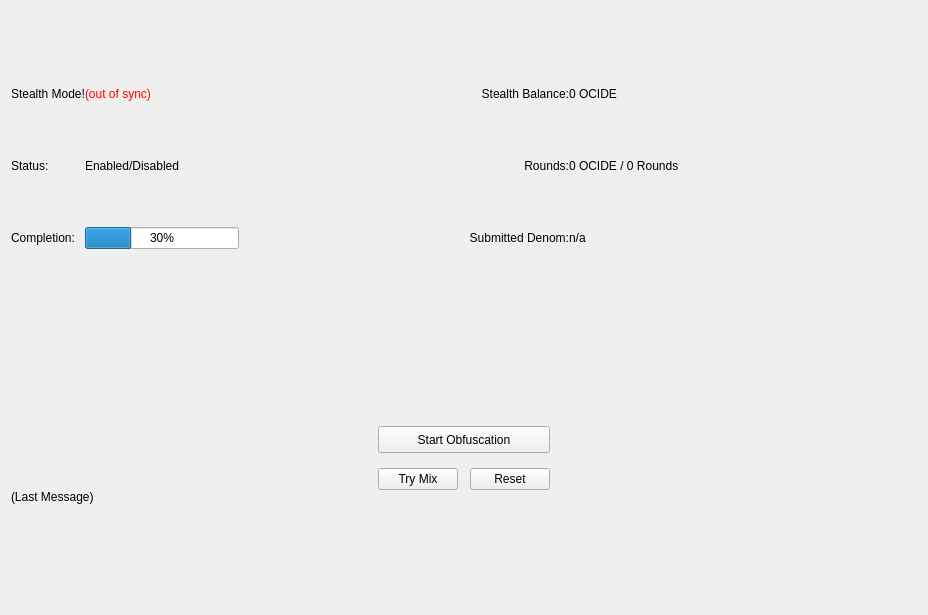
<?xml version="1.0" encoding="UTF-8"?>
<ui version="4.0">
 <class>StealthModePage</class>
 <widget class="QWidget" name="StealthModePage">
  <property name="geometry">
   <rect>
    <x>0</x>
    <y>0</y>
    <width>928</width>
    <height>615</height>
   </rect>
  </property>
  <property name="windowTitle">
   <string>Form</string>
  </property>
  <layout class="QVBoxLayout" name="verticalLayout">
   <property name="spacing">
    <number>30</number>
   </property>
   <item>
    <widget class="QLabel" name="label">
     <property name="text">
      <string/>
     </property>
     <property name="pixmap">
      <pixmap resource="../ocide.qrc">:/images/res/images/pages/ghostcoins/stealth-header.png</pixmap>
     </property>
    </widget>
   </item>
   <item>
    <widget class="QWidget" name="ObfuscationFrame" native="true">
     <layout class="QGridLayout" rowminimumheight="60,60,60">
      <property name="leftMargin">
       <number>0</number>
      </property>
      <property name="horizontalSpacing">
       <number>0</number>
      </property>
      <property name="verticalSpacing">
       <number>12</number>
      </property>
      <item row="1" column="1">
       <widget class="QLabel" name="obfuscationEnabled">
        <property name="text">
         <string>Enabled/Disabled</string>
        </property>
       </widget>
      </item>
      <item row="0" column="3">
       <widget class="QLabel" name="labelAnonymizedText">
        <property name="text">
         <string>Stealth Balance:</string>
        </property>
        <property name="alignment">
         <set>Qt::AlignRight|Qt::AlignTrailing|Qt::AlignVCenter</set>
        </property>
       </widget>
      </item>
      <item row="2" column="0">
       <widget class="QLabel" name="completionLabel">
        <property name="text">
         <string>Completion:</string>
        </property>
        <property name="alignment">
         <set>Qt::AlignLeading|Qt::AlignLeft|Qt::AlignVCenter</set>
        </property>
       </widget>
      </item>
      <item row="2" column="1">
       <widget class="QProgressBar" name="obfuscationProgress">
        <property name="maximumSize">
         <size>
          <width>154</width>
          <height>16777215</height>
         </size>
        </property>
        <property name="value">
         <number>30</number>
        </property>
       </widget>
      </item>
      <item row="0" column="0">
       <widget class="QLabel" name="stealthModeLabel">
        <property name="font">
         <font/>
        </property>
        <property name="text">
         <string>Stealth Mode!</string>
        </property>
       </widget>
      </item>
      <item row="1" column="4">
       <widget class="QLabel" name="labelAmountRounds">
        <property name="text">
         <string>0 OCIDE / 0 Rounds</string>
        </property>
       </widget>
      </item>
      <item row="0" column="4">
       <widget class="QLabel" name="labelAnonymized">
        <property name="font">
         <font/>
        </property>
        <property name="text">
         <string notr="true">0 OCIDE</string>
        </property>
       </widget>
      </item>
      <item row="1" column="3">
       <widget class="QLabel" name="roundsLabel">
        <property name="text">
         <string>Rounds:</string>
        </property>
        <property name="alignment">
         <set>Qt::AlignRight|Qt::AlignTrailing|Qt::AlignVCenter</set>
        </property>
       </widget>
      </item>
      <item row="2" column="4">
       <widget class="QLabel" name="labelSubmittedDenom">
        <property name="toolTip">
         <string>The denominations you submitted to the Masternode.&lt;br&gt;To mix, other users must submit the exact same denominations.</string>
        </property>
        <property name="text">
         <string>n/a</string>
        </property>
       </widget>
      </item>
      <item row="1" column="0">
       <widget class="QLabel" name="statusLabel">
        <property name="text">
         <string>Status:</string>
        </property>
        <property name="alignment">
         <set>Qt::AlignLeading|Qt::AlignLeft|Qt::AlignVCenter</set>
        </property>
       </widget>
      </item>
      <item row="2" column="3">
       <widget class="QLabel" name="label_16">
        <property name="text">
         <string>Submitted Denom:</string>
        </property>
        <property name="alignment">
         <set>Qt::AlignRight|Qt::AlignTrailing|Qt::AlignVCenter</set>
        </property>
       </widget>
      </item>
      <item row="0" column="1">
       <widget class="QLabel" name="labelObfuscationSyncStatus">
        <property name="toolTip">
         <string>The displayed information may be out of date. Your wallet automatically synchronizes with the OCIDE network after a connection is established, but this process has not completed yet.</string>
        </property>
        <property name="styleSheet">
         <string notr="true">QLabel { color: red; }</string>
        </property>
        <property name="text">
         <string notr="true">(out of sync)</string>
        </property>
        <property name="alignment">
         <set>Qt::AlignLeading|Qt::AlignLeft|Qt::AlignVCenter</set>
        </property>
       </widget>
      </item>
      <item row="0" column="2">
       <spacer name="horizontalSpacer_5">
        <property name="orientation">
         <enum>Qt::Horizontal</enum>
        </property>
        <property name="sizeHint" stdset="0">
         <size>
          <width>40</width>
          <height>20</height>
         </size>
        </property>
       </spacer>
      </item>
      <item row="1" column="2">
       <widget class="QLabel" name="spacerLabel">
        <property name="text">
         <string/>
        </property>
       </widget>
      </item>
      <item row="2" column="5">
       <spacer name="horizontalSpacer_4">
        <property name="orientation">
         <enum>Qt::Horizontal</enum>
        </property>
        <property name="sizeHint" stdset="0">
         <size>
          <width>40</width>
          <height>20</height>
         </size>
        </property>
       </spacer>
      </item>
      <item row="1" column="5">
       <widget class="QLabel" name="spacerLabel_2">
        <property name="text">
         <string/>
        </property>
       </widget>
      </item>
     </layout>
    </widget>
   </item>
   <item>
    <widget class="QWidget" name="bottomContainer" native="true">
     <layout class="QVBoxLayout" name="verticalLayout_4">
      <property name="spacing">
       <number>0</number>
      </property>
      <property name="leftMargin">
       <number>0</number>
      </property>
      <property name="topMargin">
       <number>0</number>
      </property>
      <property name="rightMargin">
       <number>0</number>
      </property>
      <property name="bottomMargin">
       <number>0</number>
      </property>
      <item>
       <widget class="QWidget" name="widget" native="true">
        <layout class="QHBoxLayout" name="horizontalLayout_3">
         <item>
          <widget class="QLabel" name="label_2">
           <property name="text">
            <string/>
           </property>
           <property name="pixmap">
            <pixmap resource="../ocide.qrc">:/images/res/images/pages/stealthmode/exchange.png</pixmap>
           </property>
           <property name="scaledContents">
            <bool>false</bool>
           </property>
           <property name="alignment">
            <set>Qt::AlignCenter</set>
           </property>
          </widget>
         </item>
        </layout>
       </widget>
      </item>
      <item>
       <spacer name="verticalSpacer">
        <property name="orientation">
         <enum>Qt::Vertical</enum>
        </property>
        <property name="sizeHint" stdset="0">
         <size>
          <width>20</width>
          <height>40</height>
         </size>
        </property>
       </spacer>
      </item>
      <item>
       <layout class="QHBoxLayout" name="horizontalLayout">
        <property name="leftMargin">
         <number>15</number>
        </property>
        <property name="topMargin">
         <number>0</number>
        </property>
        <property name="rightMargin">
         <number>15</number>
        </property>
        <item>
         <spacer name="horizontalSpacer_2">
          <property name="orientation">
           <enum>Qt::Horizontal</enum>
          </property>
          <property name="sizeHint" stdset="0">
           <size>
            <width>40</width>
            <height>20</height>
           </size>
          </property>
         </spacer>
        </item>
        <item>
         <layout class="QVBoxLayout" name="verticalLayout_2">
          <property name="spacing">
           <number>15</number>
          </property>
          <property name="topMargin">
           <number>15</number>
          </property>
          <item>
           <widget class="QPushButton" name="toggleObfuscation">
            <property name="minimumSize">
             <size>
              <width>82</width>
              <height>27</height>
             </size>
            </property>
            <property name="text">
             <string>Start Obfuscation</string>
            </property>
           </widget>
          </item>
          <item>
           <layout class="QHBoxLayout" name="horizontalLayout_2">
            <property name="spacing">
             <number>12</number>
            </property>
            <property name="bottomMargin">
             <number>0</number>
            </property>
            <item>
             <widget class="QPushButton" name="obfuscationAuto">
              <property name="text">
               <string>Try Mix</string>
              </property>
             </widget>
            </item>
            <item>
             <widget class="QPushButton" name="obfuscationReset">
              <property name="text">
               <string>Reset</string>
              </property>
             </widget>
            </item>
           </layout>
          </item>
         </layout>
        </item>
        <item>
         <spacer name="horizontalSpacer_3">
          <property name="orientation">
           <enum>Qt::Horizontal</enum>
          </property>
          <property name="sizeHint" stdset="0">
           <size>
            <width>40</width>
            <height>20</height>
           </size>
          </property>
         </spacer>
        </item>
       </layout>
      </item>
      <item>
       <widget class="QLabel" name="obfuscationStatus">
        <property name="minimumSize">
         <size>
          <width>288</width>
          <height>43</height>
         </size>
        </property>
        <property name="text">
         <string>(Last Message)</string>
        </property>
        <property name="alignment">
         <set>Qt::AlignLeading|Qt::AlignLeft|Qt::AlignTop</set>
        </property>
        <property name="wordWrap">
         <bool>true</bool>
        </property>
       </widget>
      </item>
      <item>
       <spacer name="verticalSpacer_2">
        <property name="orientation">
         <enum>Qt::Vertical</enum>
        </property>
        <property name="sizeHint" stdset="0">
         <size>
          <width>20</width>
          <height>40</height>
         </size>
        </property>
       </spacer>
      </item>
     </layout>
    </widget>
   </item>
  </layout>
 </widget>
 <resources>
  <include location="../ocide.qrc"/>
 </resources>
 <connections/>
</ui>
